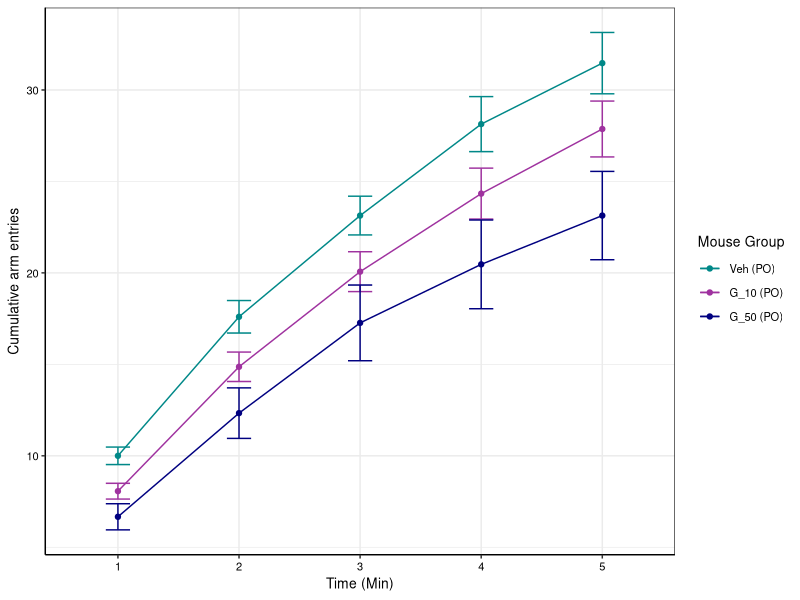
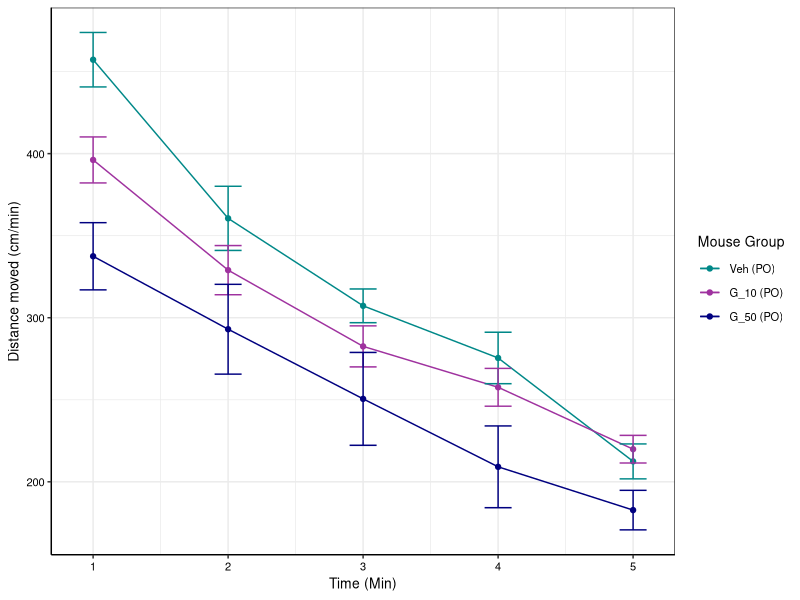
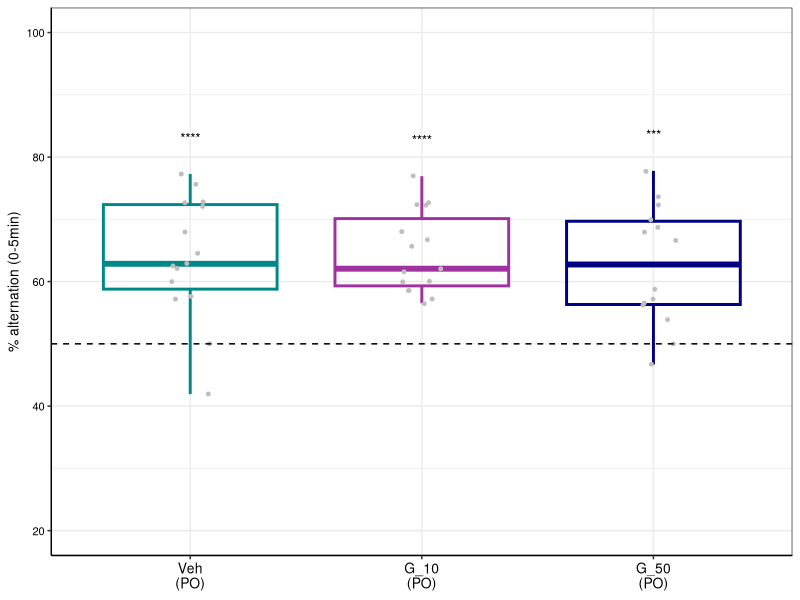
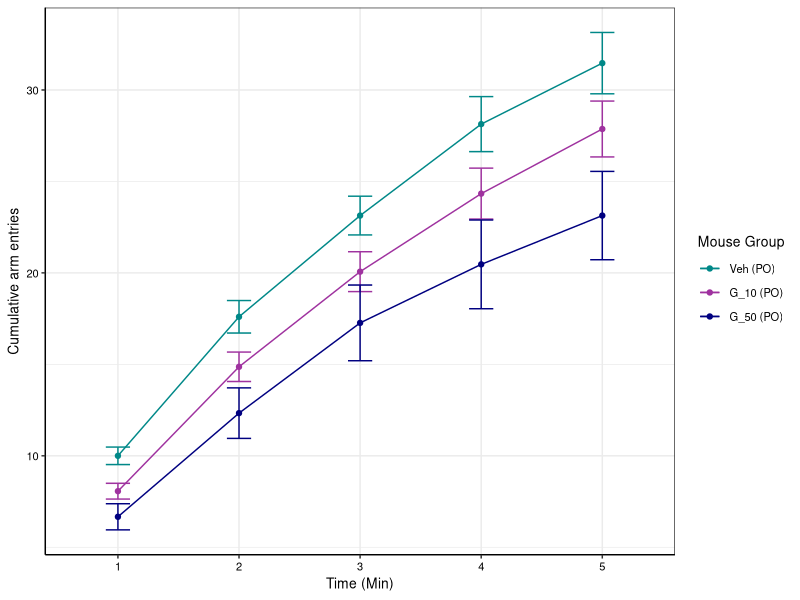
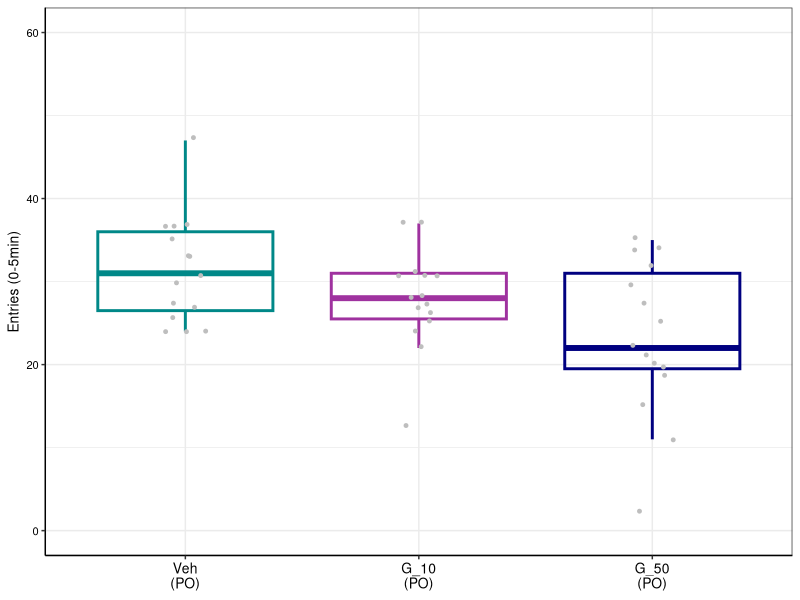
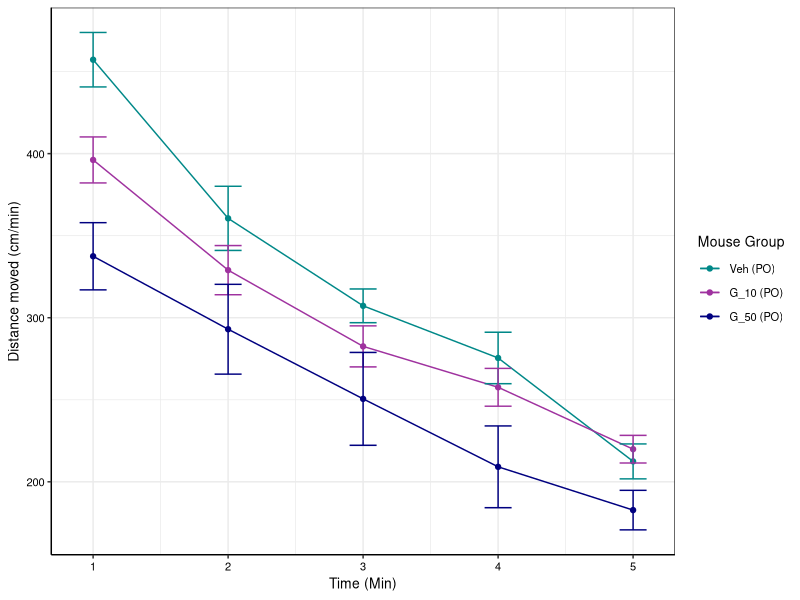
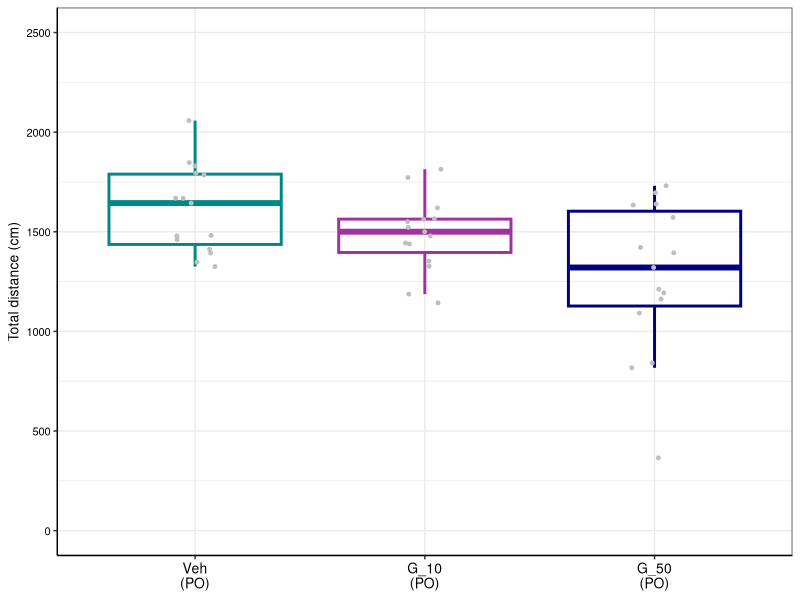

Here is the R script that generated these plots, in order:
## ---- chunk 1
library(dplyr)
library(ggplot2)
library(readxl)
library(ggpubr)
library(rstatix)
library(multcomp)
## ---- chunk 2
ymaze_data <- read_excel("Male cohort 2 - PO/Data to plot - cohort 2.xlsx", sheet = "Ymaze_2")
ymaze_data$Value <- as.numeric(ymaze_data$Value)
ymaze_data$`Mouse Group` <- ifelse(ymaze_data$`Mouse Group` == 'Vehicle', 'Veh\n(PO)', ifelse(ymaze_data$`Mouse Group` == 'GDCA (10mg/kg, PO)', 'G_10\n(PO)', 'G_50\n(PO)'))
ymaze_data$`Mouse Group` <- factor(ymaze_data$`Mouse Group`,
                                levels = c("Veh\n(PO)", "G_10\n(PO)", "G_50\n(PO)"))
## ---- chunk 3
plotting_func_alternation <- function(df, variable, ylab, fname, wid = 2, ht = 2) {
  df <- dplyr::filter(df, Measure == variable)
  
  # Compute statistics
  # One sample t-test vs. chance (50% alternation) per group
  # Have to remove NA data first
  df <- dplyr::filter(df, !is.na(Value))
  tests <- df %>%
    dplyr::group_by(`Mouse Group`) %>%
    rstatix::t_test(Value ~ 1, mu = 50, detailed = TRUE) %>%
    rstatix::add_significance() %>%
    dplyr::ungroup()
  
  # Define positions of significance stars
  sig_pos <- df %>%
    dplyr::group_by(`Mouse Group`) %>%
    dplyr::summarise(y.position = min(100, max(Value, na.rm = TRUE) + 5), .groups = "drop")
  
  # Merge
  tests <- merge(tests, sig_pos, by = "Mouse Group") %>%
    dplyr::mutate(label = p.signif)
  
  ggplot(df, aes(x=`Mouse Group`, y=Value)) +
    geom_boxplot(aes(color = `Mouse Group`), fill = NA, outlier.shape = NA, linewidth = 1) +
    geom_point(color = "grey", position = position_jitter(width = 0.1), size = 1) +
    scale_color_manual(values = c("Veh\n(PO)" = "#008888", "G_10\n(PO)" = "#9f329f",
                                  "G_50\n(PO)" = "#000080")) +
    geom_text(data = tests, aes(x = `Mouse Group`, y = y.position, label = label), vjust = 0, size = 3.5) +
    theme_bw() +
    theme(legend.position = "none",
      axis.line = element_line(color='black'),
      axis.text.y = element_text(size = 8, color = 'black'),
      axis.text.x = element_text(size = 10, color = 'black'),
      axis.title.y = element_text(size = 10, color = 'black'),
      axis.title.x = element_blank()) +
    labs(y = ylab) +
    geom_hline(yintercept = 50, linetype = 'dashed', color = 'black') +
    ylim(20,100)
  
  ggsave(fname, width = wid, height = ht)
  
  return(tests)
}
## ---- chunk 4
# "% alternation (0-5min)"
pc_alt_05 <- plotting_func_alternation(ymaze_data, "% alternation (0-5min)",
              "% alternation (0-5min)", "Male cohort 2 - PO/ymaze_pc_alternation_0_to_5.pdf")
## ---- chunk 5
entries <- dplyr::filter(ymaze_data, startsWith(Measure, 'Entries'))

# Add a timepoint column
entries$Time <- substr(entries$Measure, 12, 12)

# Need a "summary" data frame
entries_summary <- entries %>%
  group_by(`Mouse Group`, Time) %>%
  summarise(
    mean_value = mean(Value, na.rm = TRUE),
    se = sd(Value, na.rm = TRUE) / sqrt(n()),
    .groups = "drop"
  )

# Want to get rid of the newline for the line graph legend
entries_summary$`Mouse Group` <- ifelse(entries_summary$`Mouse Group` == 'Veh\n(PO)',
                                        'Veh (PO)', ifelse(entries_summary$`Mouse Group` == 'G_10\n(PO)', 'G_10 (PO)', 'G_50 (PO)'))
entries_summary$`Mouse Group` <- factor(entries_summary$`Mouse Group`,
                                        levels = c("Veh (PO)", "G_10 (PO)", "G_50 (PO)"))

# Plot line graph
ggplot(entries_summary, aes(x = Time, y = mean_value, color = `Mouse Group`, group = `Mouse Group`)) + geom_line() + geom_point() + geom_errorbar(aes(ymin = mean_value - se, ymax = mean_value + se), width = 0.2) + labs(x = "Time (Min)", y = "Cumulative arm entries") +
    scale_color_manual(values = c("Veh (PO)" = "#008888", "G_10 (PO)" = "#9f329f",
                                  "G_50 (PO)" = "#000080")) +
    theme_bw() +
    theme(axis.line = element_line(color='black'),
      axis.text = element_text(size = 8, color = 'black'),
      axis.title = element_text(size = 10, color = 'black'),
      legend.title = element_text(size = 10, color = 'black'),
      legend.text = element_text(size = 8, color = 'black'))

ggsave('Male cohort 2 - PO/ymaze_cumulative_arm_entries.pdf', width = 4, height = 2)
## ---- chunk 6
generic_boxplot_func <- function(df, variable, ylab,
                          fname, ymax, wid = 2, ht = 2) {
  
  df <- dplyr::filter(df, Measure == variable)
  ggplot(df, aes(x=`Mouse Group`, y=Value)) +
    geom_boxplot(aes(color = `Mouse Group`), fill = NA, outlier.shape = NA, linewidth = 1) +
    geom_point(color = "grey", position = position_jitter(width = 0.1), size = 1) +
    scale_color_manual(values = c("Veh\n(PO)" = "#008888", "G_10\n(PO)" = "#9f329f",
                                  "G_50\n(PO)" = "#000080")) +
    theme_bw() +
    theme(legend.position = "none",
      axis.line = element_line(color='black'),
      axis.text.y = element_text(size = 8, color = 'black'),
      axis.text.x = element_text(size = 10, color = 'black'),
      axis.title.y = element_text(size = 10, color = 'black'),
      axis.title.x = element_blank()) +
    labs(y = ylab) + ylim(0, ymax)
  
  ggsave(fname, width = wid, height = ht)
}
## ---- chunk 7
generic_boxplot_func(entries, 'Entries (0-5min)', 'Entries (0-5min)',
                     'Male cohort 2 - PO/ymaze_entries_05_boxplot.pdf', 60)

for_stats <- dplyr::filter(entries, Measure == 'Entries (0-5min)')
for_stats <- dplyr::rename(for_stats, MouseGroup=`Mouse Group`)
# https://biostat.jhsph.edu/~iruczins/teaching/materials/code/av5/c.av5.a.html
anova_result_entries <- aov(Value ~ MouseGroup, data = for_stats)
summary(anova_result_entries)
dunnett_result_entries <- glht(anova_result_entries,
                               linfct=mcp(MouseGroup="Dunnett"))
summary(dunnett_result_entries)
confint(dunnett_result_entries)
## ---- chunk 8
# Rename some columns
entries <- dplyr::rename(entries,
                         mouse_group = `Mouse Group`,
                         mouse_id = `Mouse ID`)

# Ensure that variables are in the correct format
entries$Value <- as.numeric(entries$Value)
entries$mouse_id <- factor(entries$mouse_id)
stopifnot(is.factor(entries$mouse_group))
entries$Time <- factor(entries$Time)

entries_interaction_test <- anova_test(
  entries,
  dv = Value,
  wid = mouse_id,
  between = mouse_group,
  within = Time
)
## ---- chunk 9
distance <- dplyr::filter(ymaze_data, startsWith(Measure, 'Distance'))

# Add a timepoint column
distance$Time <- rep(seq(1,5), each = 45)

# Need a "summary" data frame
distance_summary <- distance %>%
  group_by(`Mouse Group`, Time) %>%
  summarise(
    mean_value = mean(Value, na.rm = TRUE),
    se = sd(Value, na.rm = TRUE) / sqrt(n()),
    .groups = "drop"
  )

# Want to get rid of the newline for the line graph legend
distance_summary$`Mouse Group` <- ifelse(distance_summary$`Mouse Group` == 'Veh\n(PO)',
                                        'Veh (PO)', ifelse(distance_summary$`Mouse Group` == 'G_10\n(PO)', 'G_10 (PO)', 'G_50 (PO)'))
distance_summary$`Mouse Group` <- factor(distance_summary$`Mouse Group`,
                                        levels = c("Veh (PO)", "G_10 (PO)", "G_50 (PO)"))

# Plot line graph
ggplot(distance_summary, aes(x = Time, y = mean_value, color = `Mouse Group`, group = `Mouse Group`)) + geom_line() + geom_point() + geom_errorbar(aes(ymin = mean_value - se, ymax = mean_value + se), width = 0.2) + labs(x = "Time (Min)", y = "Distance moved (cm/min)") +
    scale_color_manual(values = c("Veh (PO)" = "#008888", "G_10 (PO)" = "#9f329f",
                                  "G_50 (PO)" = "#000080")) +
    theme_bw() +
    theme(axis.line = element_line(color='black'),
      axis.text = element_text(size = 8, color = 'black'),
      axis.title = element_text(size = 10, color = 'black'),
      legend.title = element_text(size = 10, color = 'black'),
      legend.text = element_text(size = 8, color = 'black'))

ggsave('Male cohort 2 - PO/ymaze_distance_moved_per_min.pdf', width = 4, height = 2)
## ---- chunk 10
distance_sum <- distance %>%
  group_by(`Mouse ID`, `Mouse Group`) %>%
  summarise(total_value = sum(Value, na.rm = TRUE),
            .groups = "drop")

# Make some changes to make the function work
distance_sum$Measure <- 'Total distance (cm)'
distance_sum <- dplyr::rename(distance_sum, Value=total_value)

generic_boxplot_func(distance_sum, 'Total distance (cm)', 'Total distance (cm)',
                     'Male cohort 2 - PO/ymaze_total_distance_boxplot.pdf', 2500)

distance_sum <- dplyr::rename(distance_sum, MouseGroup=`Mouse Group`)
# https://biostat.jhsph.edu/~iruczins/teaching/materials/code/av5/c.av5.a.html
anova_result_distance <- aov(Value ~ MouseGroup, data = distance_sum)
summary(anova_result_distance)
dunnett_result_distance <- glht(anova_result_distance,
                               linfct=mcp(MouseGroup="Dunnett"))
summary(dunnett_result_distance)
confint(dunnett_result_distance)
## ---- chunk 11
# Rename some columns
distance <- dplyr::rename(distance,
                         mouse_group = `Mouse Group`,
                         mouse_id = `Mouse ID`)

# Ensure that variables are in the correct format
distance$Value <- as.numeric(distance$Value)
distance$mouse_id <- factor(distance$mouse_id)
stopifnot(is.factor(distance$mouse_group))
distance$Time <- factor(distance$Time)

distance_interaction_test <- anova_test(
  distance,
  dv = Value,
  wid = mouse_id,
  between = mouse_group,
  within = Time
)
